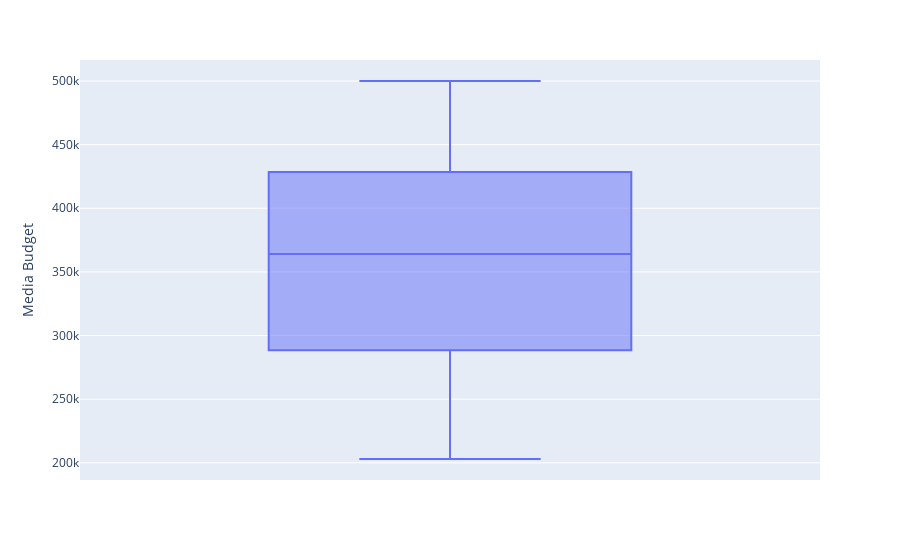

Notebook cell for this chart:
### Markdown cell above
#### Box Plots

### Code cell
fig = px.box(raw_data, y="Media Budget")
fig.show()

### Figure 1 — Plotly figure (JSON) as saved in the notebook; plotly's stock layout.template omitted (floating-point values rounded to 4 significant figures; data arrays with more than 128 entries replaced by an {"elided": "..."} marker saying what was removed)
{"data": [{"alignmentgroup": "True", "hovertemplate": "Media Budget=%{y}<extra></extra>", "legendgroup": "", "marker": {"color": "#636efa"}, "name": "", "notched": false, "offsetgroup": "", "orientation": "v", "showlegend": false, "type": "box", "x0": " ", "xaxis": "x", "y": {"elided": "180 int values"}, "y0": " ", "yaxis": "y"}], "layout": {"boxmode": "group", "legend": {"tracegroupgap": 0}, "margin": {"t": 60}, "xaxis": {"anchor": "y", "domain": [0, 1]}, "yaxis": {"anchor": "x", "domain": [0, 1], "title": {"text": "Media Budget"}}}}
